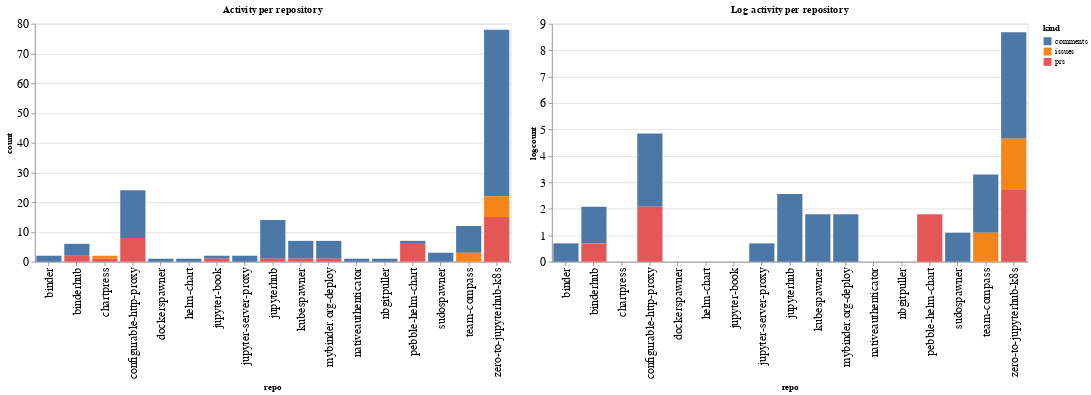

Here is the notebook cell this chart was saved with:
### Code cell
ch1 = alt.Chart(repo_summaries, width=600, title="Activity per repository").mark_bar().encode(
    x='repo',
    y='count',
    color='kind',
    tooltip="kind"
)

ch2 = alt.Chart(repo_summaries, width=600, title="Log activity per repository").mark_bar().encode(
    x='repo',
    y='logcount',
    color='kind',
    tooltip="kind"
)

ch1 | ch2

### Figure 1 — Vega-Lite specification as saved in the notebook (floating-point values rounded to 4 significant figures)
{"config": {"axisLeft": {"labelFontSize": 15}, "axisBottom": {"labelFontSize": 15}}, "hconcat": [{"mark": "bar", "encoding": {"color": {"type": "nominal", "field": "kind"}, "tooltip": {"type": "nominal", "field": "kind"}, "x": {"type": "nominal", "field": "repo"}, "y": {"type": "quantitative", "field": "count"}}, "title": "Activity per repository", "width": 600}, {"mark": "bar", "encoding": {"color": {"type": "nominal", "field": "kind"}, "tooltip": {"type": "nominal", "field": "kind"}, "x": {"type": "nominal", "field": "repo"}, "y": {"type": "quantitative", "field": "logcount"}}, "title": "Log activity per repository", "width": 600}], "data": {"name": "data-17436c2e4f0cffda3c064562d70b684d"}, "$schema": "https://vega.github.io/schema/vega-lite/v4.8.1.json", "datasets": {"data-17436c2e4f0cffda3c064562d70b684d": [{"repo": "binder", "kind": "comments", "count": 2, "logcount": 0.6931}, {"repo": "binderhub", "kind": "comments", "count": 4, "logcount": 1.386}, {"repo": "binderhub", "kind": "prs", "count": 2, "logcount": 0.6931}, {"repo": "chartpress", "kind": "issues", "count": 1, "logcount": 0.0}, {"repo": "chartpress", "kind": "prs", "count": 1, "logcount": 0.0}, {"repo": "configurable-http-proxy", "kind": "comments", "count": 16, "logcount": 2.773}, {"repo": "configurable-http-proxy", "kind": "prs", "count": 8, "logcount": 2.079}, {"repo": "dockerspawner", "kind": "comments", "count": 1, "logcount": 0.0}, {"repo": "helm-chart", "kind": "comments", "count": 1, "logcount": 0.0}, {"repo": "jupyter-book", "kind": "comments", "count": 1, "logcount": 0.0}, {"repo": "jupyter-book", "kind": "prs", "count": 1, "logcount": 0.0}, {"repo": "jupyter-server-proxy", "kind": "comments", "count": 2, "logcount": 0.6931}, {"repo": "jupyterhub", "kind": "comments", "count": 13, "logcount": 2.565}, {"repo": "jupyterhub", "kind": "prs", "count": 1, "logcount": 0.0}, {"repo": "kubespawner", "kind": "comments", "count": 6, "logcount": 1.792}, {"repo": "kubespawner", "kind": "prs", "count": 1, "logcount": 0.0}, {"repo": "mybinder.org-deploy", "kind": "comments", "count": 6, "logcount": 1.792}, {"repo": "mybinder.org-deploy", "kind": "prs", "count": 1, "logcount": 0.0}, {"repo": "nativeauthenticator", "kind": "comments", "count": 1, "logcount": 0.0}, {"repo": "nbgitpuller", "kind": "comments", "count": 1, "logcount": 0.0}, {"repo": "pebble-helm-chart", "kind": "comments", "count": 1, "logcount": 0.0}, {"repo": "pebble-helm-chart", "kind": "prs", "count": 6, "logcount": 1.792}, {"repo": "sudospawner", "kind": "comments", "count": 3, "logcount": 1.099}, {"repo": "team-compass", "kind": "comments", "count": 9, "logcount": 2.197}, {"repo": "team-compass", "kind": "issues", "count": 3, "logcount": 1.099}, {"repo": "zero-to-jupyterhub-k8s", "kind": "comments", "count": 56, "logcount": 4.025}, {"repo": "zero-to-jupyterhub-k8s", "kind": "issues", "count": 7, "logcount": 1.946}, {"repo": "zero-to-jupyterhub-k8s", "kind": "prs", "count": 15, "logcount": 2.708}]}}
